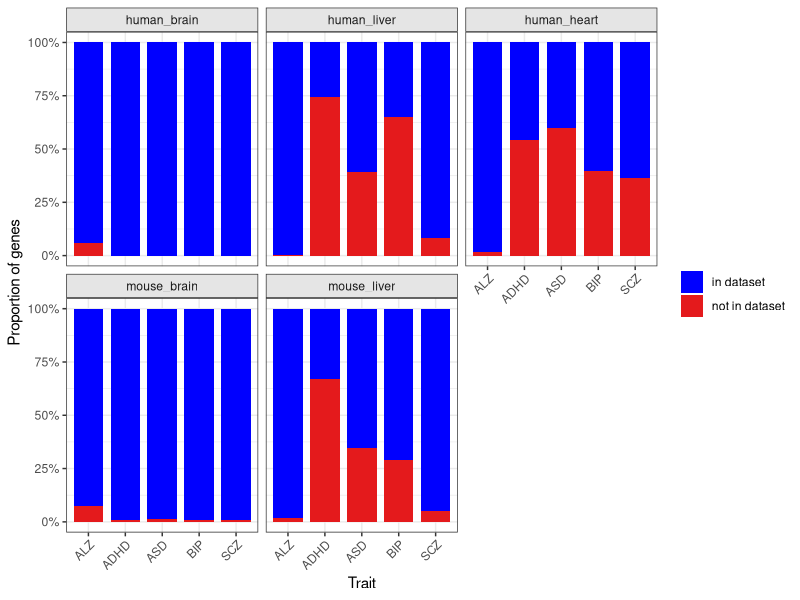
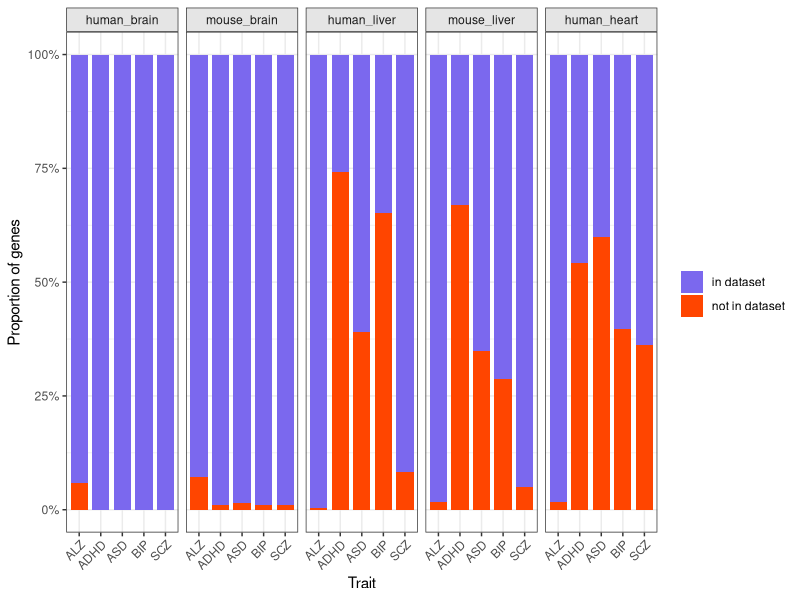
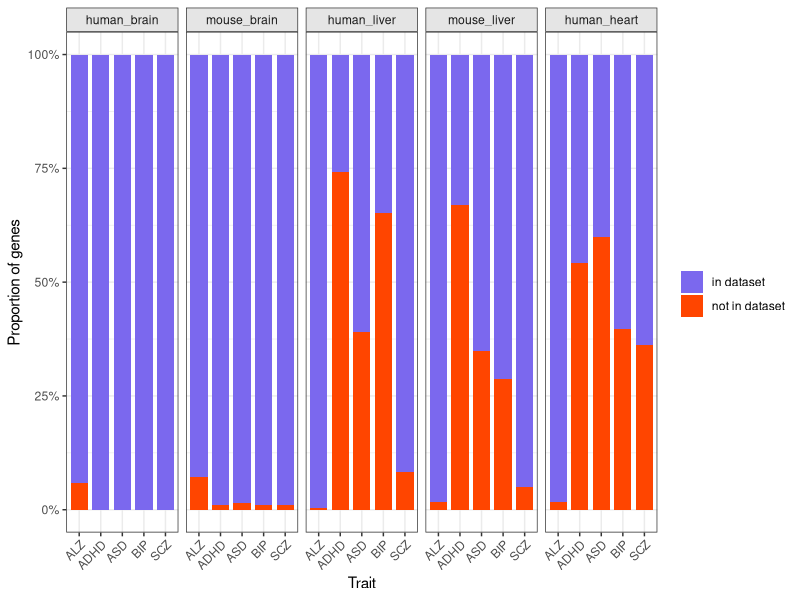

Source code (R) for these figures, in order:
## ---- chunk 1
library(dplyr)
library(ggplot2)
## ---- chunk 2
my_data <- read.csv(file = "sgMap_top_500_genes_in_datasets.csv", sep = ";")
## ---- chunk 3
plot_data <- my_data %>%
  group_by(dataset, trait) %>%
  mutate(prop = nr_of_genes / sum(nr_of_genes))

plot_data$dataset <- factor(
  plot_data$dataset,
  levels = c("human_brain",
             "human_liver",
             "human_heart",
             "mouse_brain",
             "mouse_liver")
)


plot_data$trait <- factor(
  plot_data$trait,
  levels = c("ALZ",
             "ADHD",
             "ASD",
             "BIP",
             "SCZ")
)


ggplot(plot_data,
       aes(x = trait, y = prop, fill = category)) +
  geom_col(width = 0.8) +
  facet_wrap(~dataset, nrow = 2, ncol = 3) +
  scale_y_continuous(labels = scales::percent) +
  scale_fill_manual(values = c("in dataset" = "blue",
                               "not in dataset" = "#E41A1C")) +
  labs(x = "Trait",
       y = "Proportion of genes",
       fill = "") +
  theme_bw() +
  theme(strip.background = element_rect(fill = "grey90"),
        axis.text.x = element_text(angle = 45, hjust = 1))
## ---- chunk 4
plot_data <- my_data %>%
  group_by(dataset, trait) %>%
  mutate(prop = nr_of_genes / sum(nr_of_genes))

plot_data$dataset <- factor(
  plot_data$dataset,
  levels = c("human_brain",
             "mouse_brain",
             "human_liver",
             "mouse_liver",
             "human_heart")
)


plot_data$trait <- factor(
  plot_data$trait,
  levels = c("ALZ",
             "ADHD",
             "ASD",
             "BIP",
             "SCZ")
)


p <- ggplot(plot_data,
       aes(x = trait, y = prop, fill = category)) +
  geom_col(width = 0.8) +
  facet_wrap(~dataset, nrow = 1) +
  scale_y_continuous(labels = scales::percent) +
  scale_fill_manual(values = c("in dataset" = "mediumslateblue",
                               "not in dataset" = "orangered")) +
  labs(x = "Trait",
       y = "Proportion of genes",
       fill = "") +
  theme_bw() +
  theme(strip.background = element_rect(fill = "grey90"),
        axis.text.x = element_text(angle = 45, hjust = 1))

p
## ---- chunk 5
pdf("sgMap_top_500_genes_in_datasets.pdf", width = 10, height = 3)

p

dev.off()

## ---- chunk 6
sessionInfo()
